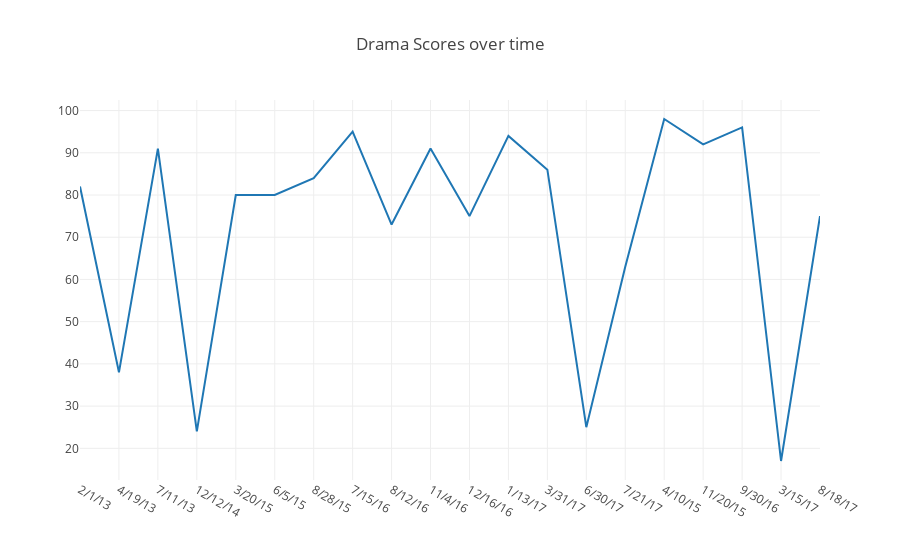
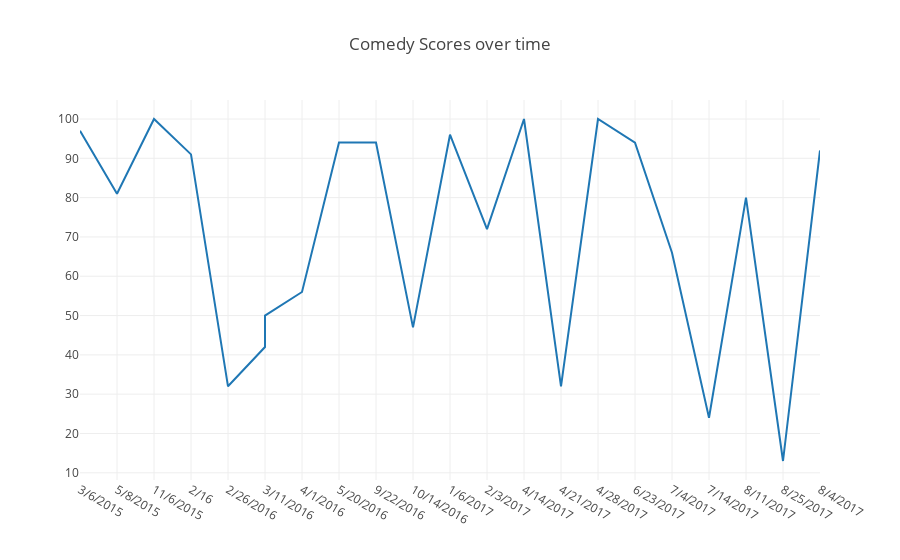

Notebook cell for these charts, in order:
### Code cell
netflix_df = pd.read_csv("data/netflix_rt.csv")

def pyplot_lines(data, title):
    x = [i for i in range(data.shape[0])]
    plt.title(title)
    plt.scatter(x, data)
    
    slope, intercept, r_value, p_value, std_err = stats.linregress(x, data)
    print("R squared value:", r_value**2)
    #print(2.3*x)
    #plt.plot(x, intercept + slope*x, "r", label="scipy")
    z = np.polyfit(x, data, 1)
    p = np.poly1d(z)
    plt.plot(x,p(x),"r--", label="numpy")
    plt.show()

def plotly_lines():
    dramas = netflix_df.loc[netflix_df['CATEGORY'] == 'DRAMA']
    plot_line(dramas['DATE'], dramas['SCORE'], dramas['TITLE'], "Drama Scores over time")
    
    comedies = netflix_df.loc[netflix_df['CATEGORY'] == 'COMEDY']
    plot_line(comedies['DATE'], comedies['SCORE'], comedies['TITLE'], "Comedy Scores over time")
    
pyplot_lines(netflix_df.loc[netflix_df['CATEGORY'] == 'DRAMA']['SCORE'], "Drama Score Trend")
pyplot_lines(netflix_df.loc[netflix_df['CATEGORY'] == 'COMEDY']['SCORE'], "Comedy Score Trend")

plotly_lines()

### Figure 1 — Plotly figure (JSON) as saved in the notebook; plotly's stock layout.template omitted (floating-point values rounded to 4 significant figures)
{"data": [{"text": ["House of Cards", "Hemlock Grove", "Orange is the New Black", "Marco Polo", "Bloodline", "Sense8", "Narcos", "Stranger Things", "The Get Down", "The Crown", "The OA", "A Series of Unfort.", "13 Reasons Why", "Gypsy", "Ozark", "Daredevil", "Jessica Jones", "Luke Cage", "Iron Fist", "The Defenders"], "type": "scatter", "x": ["2/1/13", "4/19/13", "7/11/13", "12/12/14", "3/20/15", "6/5/15", "8/28/15", "7/15/16", "8/12/16", "11/4/16", "12/16/16", "1/13/17", "3/31/17", "6/30/17", "7/21/17", "4/10/15", "11/20/15", "9/30/16", "3/15/17", "8/18/17"], "y": [82, 38, 91, 24, 80, 80, 84, 95, 73, 91, 75, 94, 86, 25, 63, 98, 92, 96, 17, 75]}], "layout": {"title": "Drama Scores over time"}}

### Figure 2 — Plotly figure (JSON) as saved in the notebook; plotly's stock layout.template omitted (floating-point values rounded to 4 significant figures)
{"data": [{"text": ["Unbreakable KS", "Grace and Frankie", "Master of None", "Love", "Fuller House", "Flaked", "The Characters", "The Ranch", "Lady Dynamite", "Easy", "Haters Back Off", "One Day at a Time", "Santa Clarita Diet", "MST 3000", "Girlboss", "Dear White People", "Glow", "The Standups", "Friends from College", "Atypical", "Disjointed", "Wet Hot American Summer"], "type": "scatter", "x": ["3/6/2015", "5/8/2015", "11/6/2015", "2/16", "2/26/2016", "3/11/2016", "3/11/2016", "4/1/2016", "5/20/2016", "9/22/2016", "10/14/2016", "1/6/2017", "2/3/2017", "4/14/2017", "4/21/2017", "4/28/2017", "6/23/2017", "7/4/2017", "7/14/2017", "8/11/2017", "8/25/2017", "8/4/2017"], "y": [97, 81, 100, 91, 32, 42, 50, 56, 94, 94, 47, 96, 72, 100, 32, 100, 94, 66, 24, 80, 13, 92]}], "layout": {"title": "Comedy Scores over time"}}
